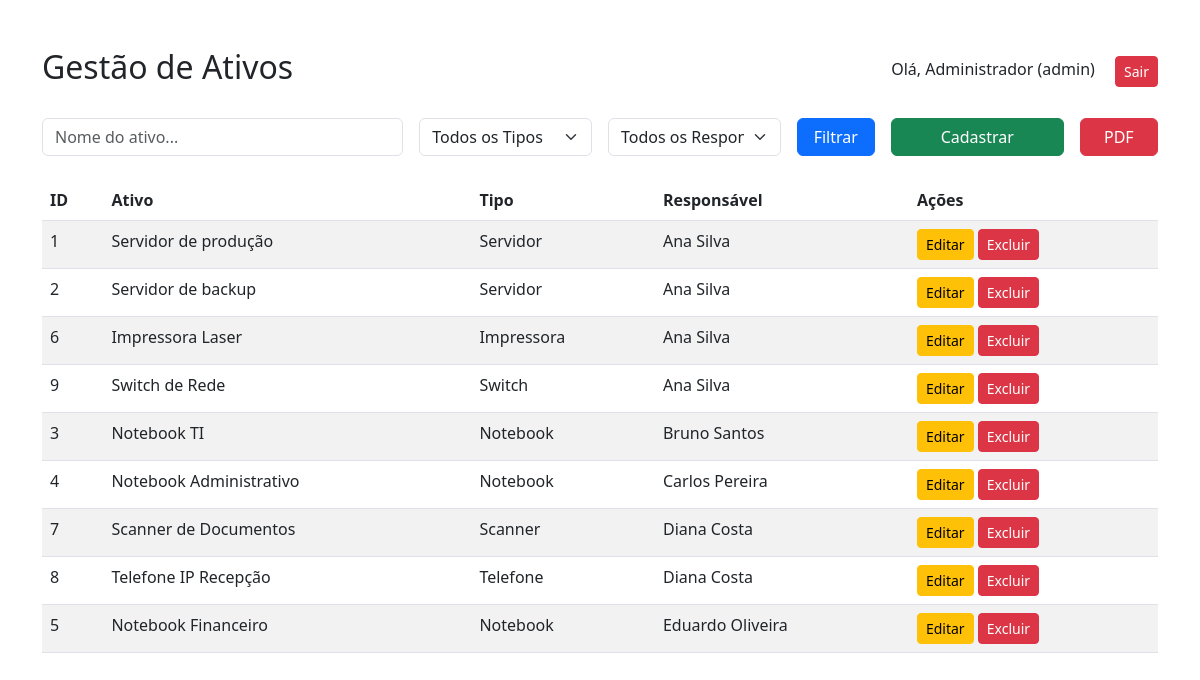
/index.php (signed in), run on the app's committed database.
### tables this page shows
CREATE TABLE IF NOT EXISTS ativos (
    id_ativo INT AUTO_INCREMENT PRIMARY KEY,
    nome_ativo VARCHAR(255) NOT NULL,
    tipo VARCHAR(100) NOT NULL,
    numero_patrimonio VARCHAR(50),
    data_aquisicao DATE,
    fk_responsavel INT,
    fk_departamento INT,
    fk_categoria INT,
    status VARCHAR(30) DEFAULT 'ativo',
    observacoes TEXT,
    data_criacao TIMESTAMP DEFAULT CURRENT_TIMESTAMP,
    FOREIGN KEY (fk_responsavel) REFERENCES funcionarios(id_funcionario) ON DELETE SET NULL ON UPDATE CASCADE,
    FOREIGN KEY (fk_departamento) REFERENCES departamentos(id_departamento) ON DELETE SET NULL ON UPDATE CASCADE,
    FOREIGN KEY (fk_categoria) REFERENCES categorias(id_categoria) ON DELETE SET NULL ON UPDATE CASCADE,
    INDEX idx_nome_ativo (nome_ativo),
    INDEX idx_tipo (tipo),
    INDEX idx_status (status),
    INDEX idx_patrimonio (numero_patrimonio),
    UNIQUE KEY uk_patrimonio (numero_patrimonio)
);

CREATE TABLE IF NOT EXISTS funcionarios (
    id_funcionario INT AUTO_INCREMENT PRIMARY KEY,
    nome VARCHAR(150) NOT NULL,
    email VARCHAR(150) UNIQUE,
    telefone VARCHAR(20),
    INDEX idx_nome_func (nome),
    INDEX idx_email_func (email)
);

### index.php (the view, shortened to what this page needs)
<?php
require 'config.php';
$busca_nome = $_GET['busca_nome'] ?? '';
$sql = "SELECT a.*, f.nome as responsavel FROM ativos a
        JOIN funcionarios f ON a.fk_responsavel = f.id_funcionario
        WHERE LOWER(a.nome_ativo) LIKE LOWER(:nome)";
$stmt = $pdo->prepare($sql);
$stmt->bindValue(':nome', "%$busca_nome%");
$stmt->execute();
$ativos = $stmt->fetchAll();
?>
<!DOCTYPE html>
<html lang="pt-br">
<head>
    <link href="https://cdn.jsdelivr.net/npm/bootstrap@5.3.0/dist/css/bootstrap.min.css" rel="stylesheet">
</head>
<body class="container mt-5">
    <div class="d-flex justify-content-between align-items-center mb-4">
        <h2>Gestão de Ativos</h2>
        <div>
            <span class="me-3">Olá, <?= htmlspecialchars($_SESSION['usuario_nome']) ?> (<?= htmlspecialchars($_SESSION['usuario_perfil']) ?>)</span>
            <a href="logout.php" class="btn btn-sm btn-danger">Sair</a>
        </div>
    </div>
    <form class="row g-3 mb-4">
        <div class="col-md-4">
            <input type="text" name="busca_nome" class="form-control" placeholder="Nome do ativo..." value="<?= htmlspecialchars($busca_nome) ?>">
        </div>
        <div class="col-md-2">
            <select name="filtro_tipo" class="form-select">
                <option value="">Todos os Tipos</option>
            </select>
        </div>
        <div class="col-md-2">
            <select name="filtro_responsavel" class="form-select">
                <option value="">Todos os Responsáveis</option>
            </select>
        </div>
        <div class="col-md-1">
            <button type="submit" class="btn btn-primary w-100">Filtrar</button>
        </div>
        <div class="col-md-2">
            <a href="criar.php" class="btn btn-success w-100">Cadastrar</a>
        </div>
        <div class="col-md-1">
            <a href="gerar_pdf.php" class="btn btn-danger w-100">PDF</a>
        </div>
    </form>
    <table class="table table-striped">
        <thead>
            <tr>
                <th>ID</th>
                <th>Ativo</th>
                <th>Tipo</th>
                <th>Responsável</th>
                <th>Ações</th>
            </tr>
        </thead>
        <tbody>
            <?php foreach ($ativos as $a): ?>
            <tr>
                <td><?= $a['id_ativo'] ?></td>
                <td><?= htmlspecialchars($a['nome_ativo']) ?></td>
                <td><?= $a['tipo'] ?></td>
                <td><?= $a['responsavel'] ?></td>
                <td>
                    <a href="editar.php?id=<?= $a['id_ativo'] ?>" class="btn btn-sm btn-warning">Editar</a>
                    <a href="deletar.php?id=<?= $a['id_ativo'] ?>" class="btn btn-sm btn-danger">Excluir</a>
                </td>
            </tr>
            <?php endforeach; ?>
        </tbody>
    </table>
</body>
</html>

### data on the page
ativos: id_ativo "1", nome_ativo "Servidor de produção", tipo "Servidor", fk_responsavel.nome "Ana Silva"
ativos: id_ativo "2", nome_ativo "Servidor de backup", tipo "Servidor", fk_responsavel.nome "Ana Silva"
ativos: id_ativo "6", nome_ativo "Impressora Laser", tipo "Impressora", fk_responsavel.nome "Ana Silva"
ativos: id_ativo "9", nome_ativo "Switch de Rede", tipo "Switch", fk_responsavel.nome "Ana Silva"
ativos: id_ativo "3", nome_ativo "Notebook TI", tipo "Notebook", fk_responsavel.nome "Bruno Santos"
ativos: id_ativo "4", nome_ativo "Notebook Administrativo", tipo "Notebook", fk_responsavel.nome "Carlos Pereira"
ativos: id_ativo "7", nome_ativo "Scanner de Documentos", tipo "Scanner", fk_responsavel.nome "Diana Costa"
ativos: id_ativo "8", nome_ativo "Telefone IP Recepção", tipo "Telefone", fk_responsavel.nome "Diana Costa"
ativos: id_ativo "5", nome_ativo "Notebook Financeiro", tipo "Notebook", fk_responsavel.nome "Eduardo Oliveira"

### other printed values
$_SESSION['usuario_nome'] "Administrador"
$_SESSION['usuario_perfil'] "admin"
